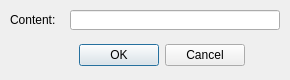
<?xml version="1.0" encoding="UTF-8"?>
<ui version="4.0">
 <class>change_item_dialog</class>
 <widget class="QDialog" name="change_item_dialog">
  <property name="geometry">
   <rect>
    <x>0</x>
    <y>0</y>
    <width>290</width>
    <height>80</height>
   </rect>
  </property>
  <property name="windowTitle">
   <string>Change Item</string>
  </property>
  <widget class="QDialogButtonBox" name="button_box">
   <property name="geometry">
    <rect>
     <x>45</x>
     <y>40</y>
     <width>200</width>
     <height>30</height>
    </rect>
   </property>
   <property name="orientation">
    <enum>Qt::Horizontal</enum>
   </property>
   <property name="standardButtons">
    <set>QDialogButtonBox::Cancel|QDialogButtonBox::Ok</set>
   </property>
  </widget>
  <widget class="QLabel" name="label">
   <property name="geometry">
    <rect>
     <x>10</x>
     <y>10</y>
     <width>55</width>
     <height>20</height>
    </rect>
   </property>
   <property name="text">
    <string>Content:</string>
   </property>
  </widget>
  <widget class="QLineEdit" name="content_line_edit">
   <property name="geometry">
    <rect>
     <x>70</x>
     <y>10</y>
     <width>210</width>
     <height>20</height>
    </rect>
   </property>
  </widget>
 </widget>
 <resources/>
 <connections>
  <connection>
   <sender>button_box</sender>
   <signal>accepted()</signal>
   <receiver>change_item_dialog</receiver>
   <slot>accept()</slot>
   <hints>
    <hint type="sourcelabel">
     <x>248</x>
     <y>254</y>
    </hint>
    <hint type="destinationlabel">
     <x>157</x>
     <y>274</y>
    </hint>
   </hints>
  </connection>
  <connection>
   <sender>button_box</sender>
   <signal>rejected()</signal>
   <receiver>change_item_dialog</receiver>
   <slot>reject()</slot>
   <hints>
    <hint type="sourcelabel">
     <x>316</x>
     <y>260</y>
    </hint>
    <hint type="destinationlabel">
     <x>286</x>
     <y>274</y>
    </hint>
   </hints>
  </connection>
 </connections>
</ui>
